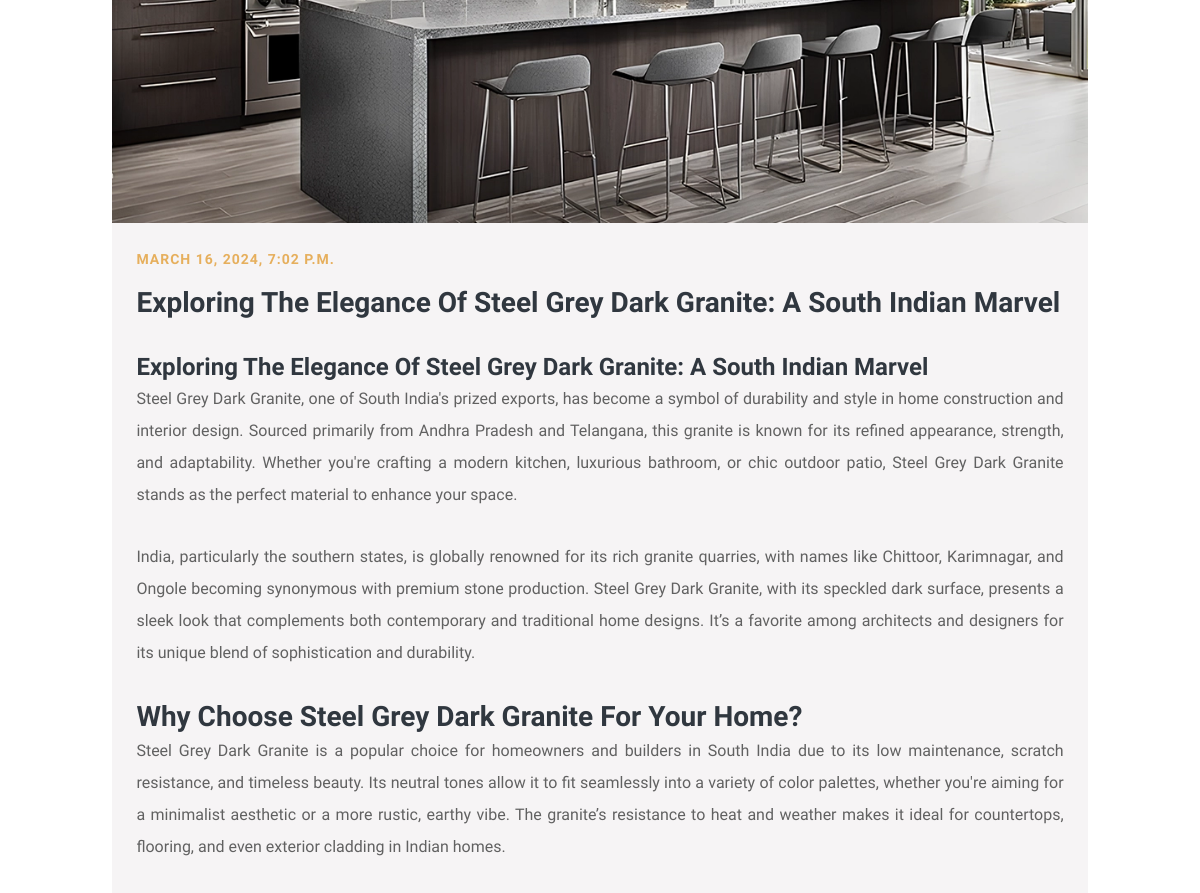
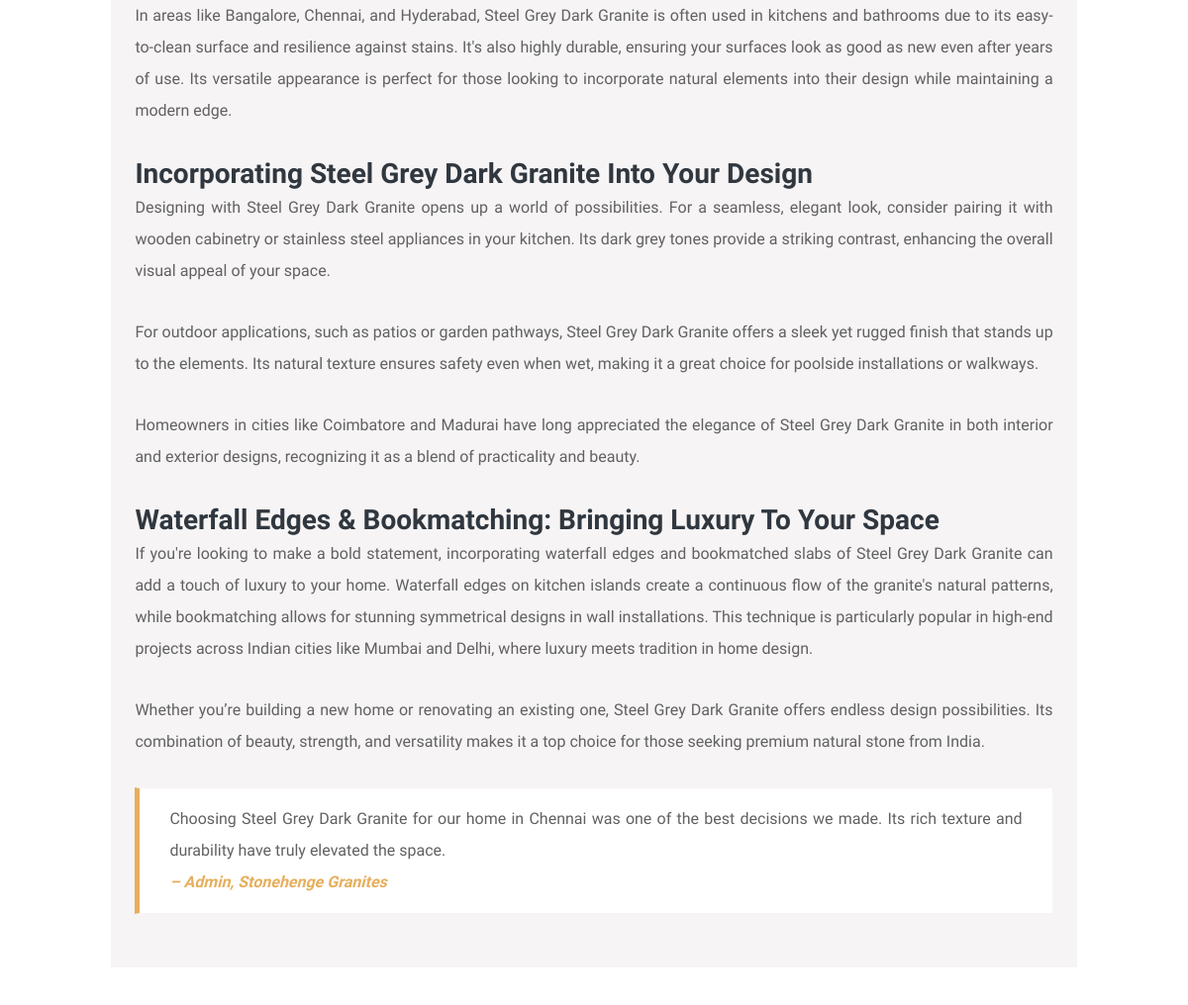
Before: /blog/exploring-the-elegance-of-steel-grey-dark-granite/ (middle part) with the older database file (2 pictures, top to bottom).
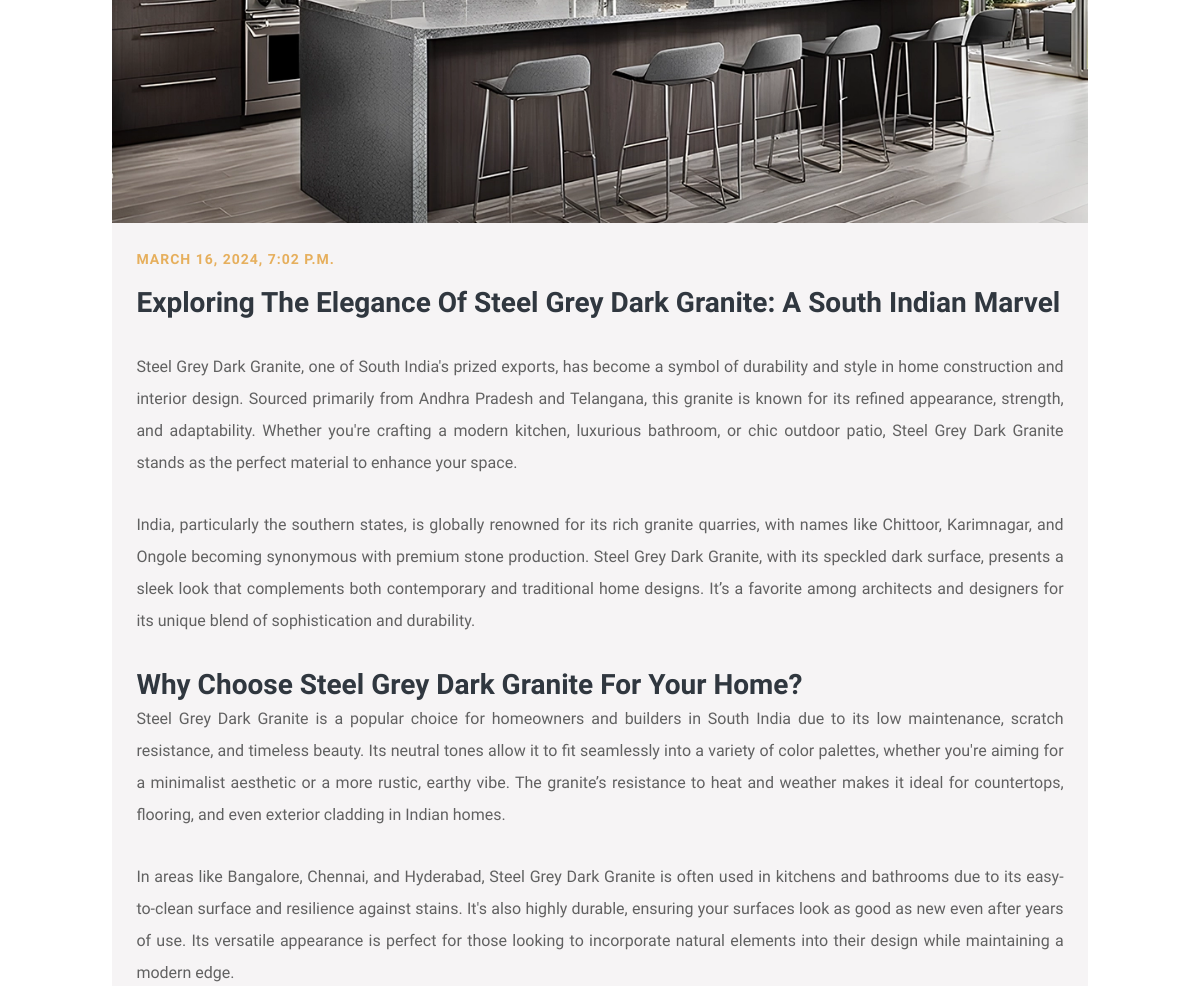
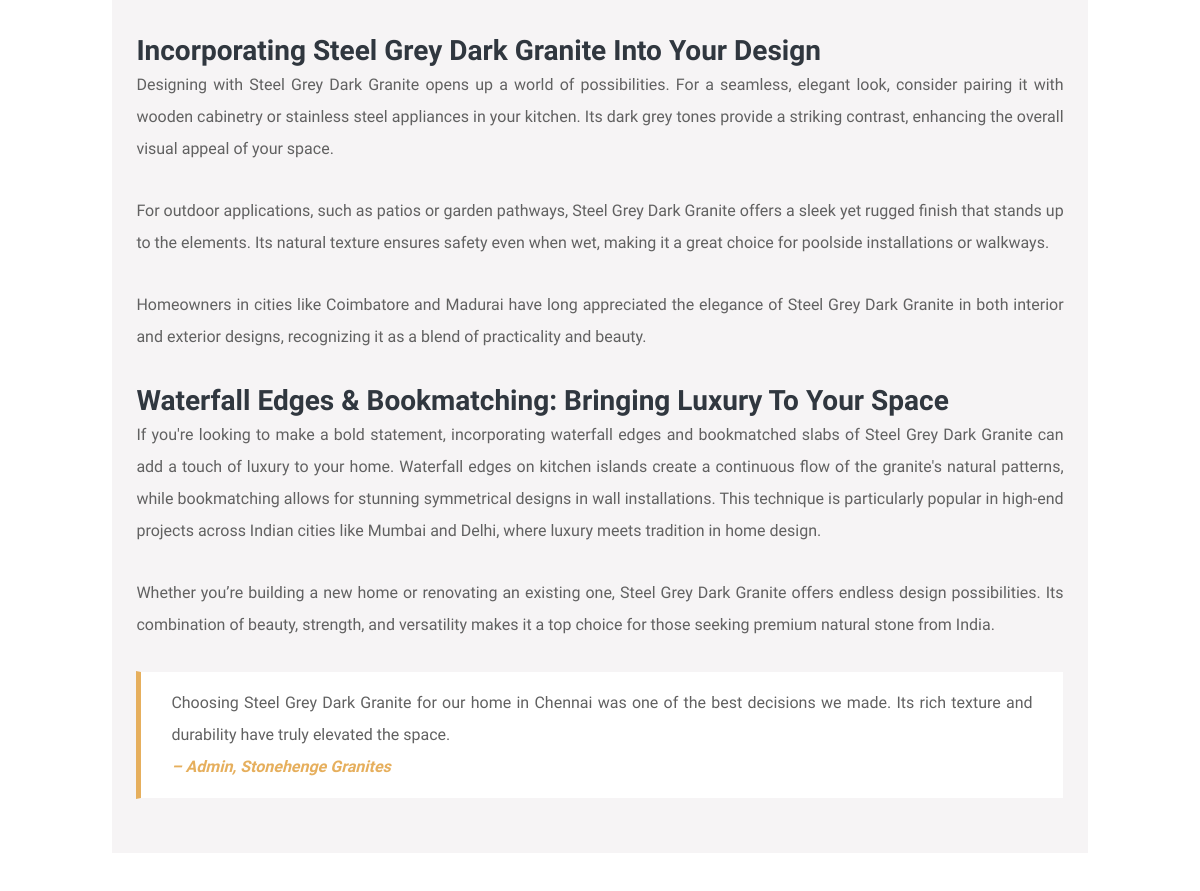
After: the same page with the newer database file (2 pictures, top to bottom).
### StoneApp/models.py (models this page shows, shortened)
class BlogPost(models.Model):
    Id = models.AutoField(primary_key=True)
    Category = models.ForeignKey(Category,on_delete=models.CASCADE,related_name='categories')
    Title =  models.CharField(max_length=225,default="title")
    Image1 = models.ImageField(upload_to='uploads/')
    Body = RichTextField(blank=True,null=True)
    Sluglink = models.CharField(max_length=200 ,blank=True,null=True)
    Tags = models.CharField(max_length=100 )
    Stonename = models.CharField(max_length=100 )
    quotationcontent = models.CharField(max_length=500 )
    CreatedName =  models.CharField(max_length=100)
    Create_at = models.DateTimeField(default=datetime.now)
    status = models.IntegerField(choices=STATUS, default=0)
    MetaTitle = models.CharField(max_length=255, blank=True,default="", null=True)
    MetaDescription = models.CharField(max_length=255, blank=True,default="", null=True)
    MetaKeywords = models.CharField(max_length=255, blank=True,default="", null=True)
    class Meta:
        ordering = ['-Create_at']

### StoneApp/views.py (the view)
# urls.py: path('blog/<str:slug>/', Blogdetails , name='blog'),
def Blogdetails(request,slug):
    blog_list = BlogPost.objects.filter().order_by('-Id')[:3]
    selectpost = BlogPost.objects.get(Sluglink=slug)
    totalcategories = Category.objects.all()
    all_posts = BlogPost.objects.order_by('Id')
    selected_index = None
    for i, post in enumerate(all_posts):
        if post == selectpost:
            selected_index = i
            break
    previous_post = None
    next_post = None
    if selected_index is not None:
        if selected_index > 0:
            previous_post = all_posts[selected_index - 1]
        else:
            previous_post = all_posts.last()
        if selected_index < len(all_posts) - 1:
            next_post = all_posts[selected_index + 1]
        else:
            next_post = all_posts.first()
    context =  {'selectpost':selectpost,'totalcategories':totalcategories,'blog_list':blog_list, 'meta_title': selectpost.MetaTitle,
        'meta_description': selectpost.MetaDescription,
        'meta_tags': selectpost.MetaKeywords,'previous_post': previous_post,
        'next_post': next_post,'navbar':'Blog'}
    print(selectpost.MetaKeywords)
    return render(request, 'uifiles/blogdetails.html',context)

### templates/uifiles/blogdetails.html (shortened to what this page needs)
{% extends 'uifiles/base.html' %}
{% load static %}
{% block content %}
    {% if selectpost %}
    <section class="blog-single">
        <div class="container">
            <div class="row justify-content-center">
                <div class="col-lg-10">
                    <div class="row">
                        <div class="col-lg-12">
                            <div class="pq-blog-post">
                                <div class="pq-post-media">
                                    <img decoding="async" src="/media/{{selectpost.Image1}}" alt="blog-image">
                                </div>
                                <div class="pq-blog-contain">
                                    <div class="pq-post-meta">
                                        <ul>
                                            <li class="pq-post-meta">
                                                <a href="/blog/{{blogitem.Sluglink}}/">{{selectpost.Create_at}}</a>
                                            </li>
                                        </ul>
                                    </div>
                                    <h5 class="pq-blog-title">
                                        {{selectpost.Title}}
                                    </h5>
                                    <p> {{selectpost.Body|safe}}</p>
                                    <blockquote class="pq-mb-30">
                                        <p>{{selectpost.quotationcontent}}</p>
                                        <p><strong>– {{selectpost.CreatedName}}</strong></p>
                                    </blockquote>
                                </div>
                            </div>
                        </div>
                    </div>
                </div>
            </div>
        </div>
    </section>
    {% endif %}
{% endblock %}

### templates/uifiles/base.html (shortened to what this page needs)
{% load static %}
<!DOCTYPE html>
<html lang="en">
<head>
    <link rel="stylesheet" href="{% static 'css/bootstrap.min.css' %}">
    <link rel="stylesheet" href="{% static 'rev/css/rs6.css' %}">
    <link rel="stylesheet" href="{% static 'rev/fonts/font-awesome/css/font-awesome.css' %}">
    <link rel="stylesheet" href="{% static 'rev/fonts/pe-icon-7-stroke/css/pe-icon-7-stroke.css' %}">
    <link rel="stylesheet" href="{% static 'rev/fonts/pe-icon-7-stroke/css/helper.css' %}">
    <link rel="stylesheet" href="{% static 'css/owl.carousel.min.css' %}">
    <link rel="stylesheet" href="{% static 'css/animations.min.css' %}">
    <link rel="stylesheet" href="{% static 'fonts/font-awesome/css/all.min.css' %}">
    <link rel="stylesheet" href="{% static 'css/ionicons.min.css' %}">
    <link rel="stylesheet" href="{% static 'fonts/themify-icons/themify-icons.css' %}">
    <link rel="stylesheet" href="{% static 'fonts/flaticon/flaticon.css' %}">
    <link rel="stylesheet" href="{% static 'css/magnific-popup.min.css' %}">
    <link rel="stylesheet" href="{% static 'css/style.css' %}">
    <link rel="stylesheet" href="{% static 'css/responsive.css' %}">
</head>
<body>
    {% block content %}
    {% endblock %}
</body>
</html>

Changed rows visible on the page:
changed BlogPost "Exploring The Elegance Of Steel Grey Dark Granite: A South Indian Marvel": Body "Exploring The Elegance Of Steel Grey Dark Granite: A South Indian Marvel Steel Grey Dark Granite,…" → "Steel Grey Dark Granite,…"
